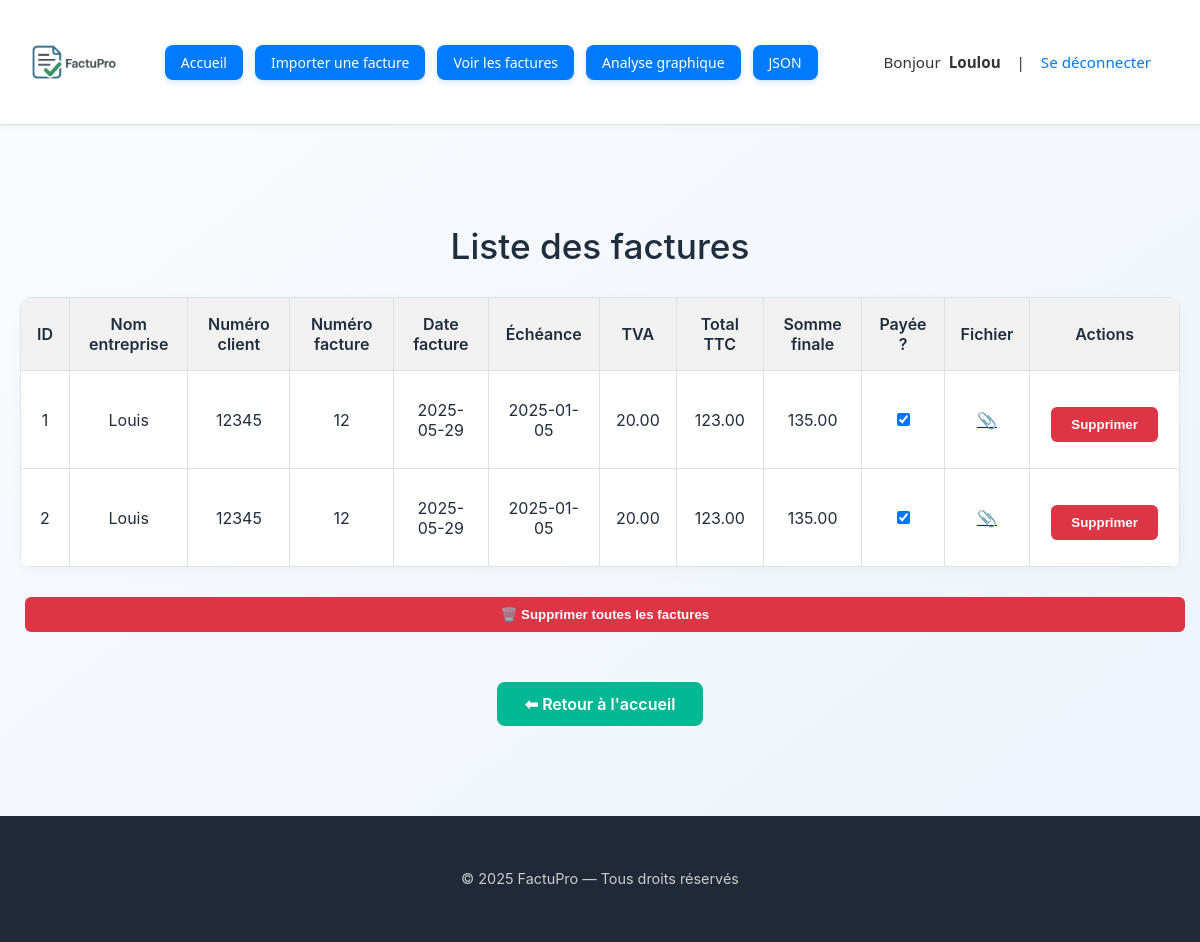
The page /factures (signed in) on the database as committed earlier.
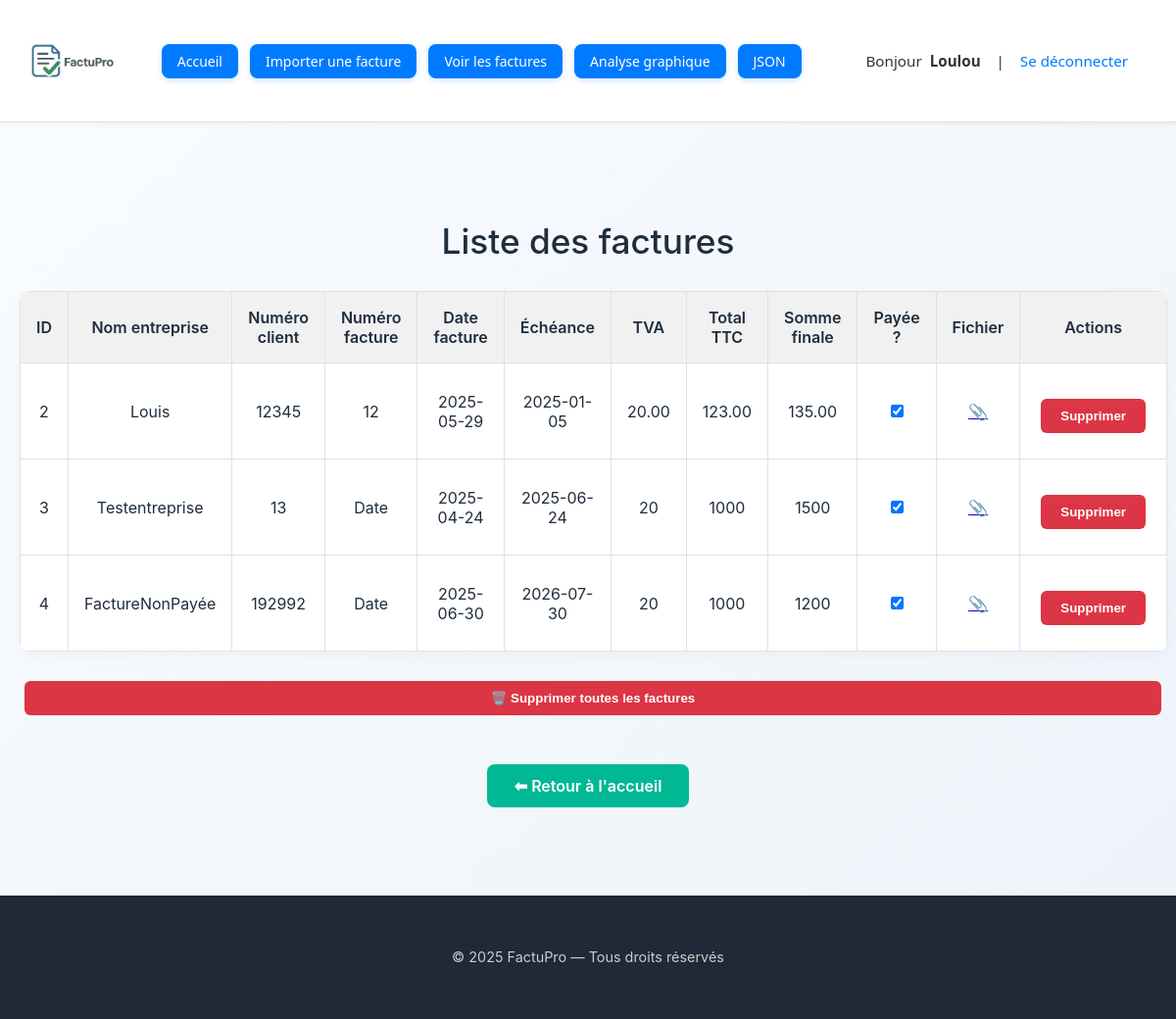
The same page on the database as committed later.
### tables this page shows
CREATE TABLE factures (
            id INTEGER PRIMARY KEY AUTOINCREMENT,
            fournisseur TEXT,
            date_facture TEXT,
            numero_facture TEXT,
            montant_total TEXT,
            TVA TEXT,
            utilisateur_id INTEGER,
            nom_fichier TEXT,
            facture_payee INTEGER DEFAULT 0,
            numero_client TEXT,
            echeance TEXT,
            somme_finale TEXT, payee INTEGER,
            FOREIGN KEY (utilisateur_id) REFERENCES utilisateurs(id)
        );

### app.py (the view)
@app.route('/factures')
def afficher_factures():
    conn = sqlite3.connect('factures.db')
    c = conn.cursor()
    c.execute('SELECT * FROM factures WHERE utilisateur_id = ?', (session['utilisateur_id'],))
    factures = c.fetchall()
    conn.close()
    return render_template('factures.html', factures=factures)

### app.py (called while the page is built)
@app.before_request
def verifier_connexion():
    if request.endpoint in ['upload', 'afficher_factures', 'analyse'] and 'utilisateur_id' not in session:
        return redirect(url_for('login'))

@app.context_processor
def injecter_pseudo():
    return {"pseudo": session.get("pseudo")}

### templates/factures.html (shortened to what this page needs)
<!DOCTYPE html>
<html lang="fr">
<head>
    <link rel="stylesheet" href="/static/style.css">
</head>
<body>
    {% include 'header.html' %}
    <div class="container">
        <h1>Liste des factures</h1>
        <table>
            <tr>
                <th>ID</th>
                <th>Nom entreprise</th>
                <th>Numéro client</th>
                <th>Numéro facture</th>
                <th>Date facture</th>
                <th>Échéance</th>
                <th>TVA</th>
                <th>Total TTC</th>
                <th>Somme finale</th>
                <th>Payée ?</th>
                <th>Fichier</th>
                <th>Actions</th>
            </tr>
            {% for f in factures %}
            <tr>
                <td>{{ f[0] }}</td>
                <td>{{ f[1] }}</td>
                <td>{{ f[9] }}</td>
                <td>{{ f[3] }}</td>
                <td>{{ f[2] }}</td>
                <td>{{ f[10] }}</td>
                <td>{{ f[5] }}</td>
                <td>{{ f[4] }}</td>
                <td>{{ f[11] }}</td>
                <td>
                    <form action="{{ url_for('toggle_payee', facture_id=f[0]) }}" method="post">
                        <input type="checkbox" name="payee" {% if f[7] %}checked{% endif %} onchange="this.form.submit()">
                    </form>
                  </td>
                <td>
                    {% if f[6] %}
                        <a href="{{ url_for('telecharger_fichier', filename=f[6]) }}" target="_blank" title="Télécharger">
                            📎
                        </a>
                    {% else %}
                        -
                    {% endif %}
                </td>
                <td>
                    <form method="POST" action="/supprimer/{{ f[0] }}" onsubmit="return confirm('Confirmer la suppression ?');">
                        <button type="submit" class="danger">Supprimer</button>
                    </form>
                </td>
            </tr>
            {% endfor %}
        </table>
        <form method="POST" action="/supprimer_tout" onsubmit="return confirm('Supprimer toutes les factures ?');">
            <button type="submit" class="danger full">🗑️ Supprimer toutes les factures</button>
        </form>
        <div style="text-align:center">
            <a class="button" href="/">⬅ Retour à l'accueil</a>
        </div>
    </div>
    <footer class="footer">
        <p>&copy; 2025 FactuPro — Tous droits réservés</p>
    </footer>
</body>
</html>

### templates/header.html
<header class="header">
    <div class="logo">
        <img src="/static/logo.png" alt="Logo" style="height: 100px;">
    </div>
    <nav class="nav-links">
        <a href="/">Accueil</a>
        <a href="/upload">Importer une facture</a>
        <a href="/factures">Voir les factures</a>
        <a href="/analyse">Analyse graphique</a>
        <a href="/factures/json/page">JSON</a>
    </nav>
    <div class="user-info" style="text-align: right; padding: 15px 25px; font-size: 0.95em;">
        Bonjour <strong>{{ pseudo }}</strong> &nbsp; | &nbsp;
        <a href="/logout" style="color: #007bff; text-decoration: none;">Se déconnecter</a>
    </div>
</header>

### static/style.css (style rules this page uses)
body { font-family: 'Segoe UI', sans-serif; background-color: #007bff; color: #000000; margin: 0; padding: 0; }
h1 { text-align: center; margin-top: 40px; font-weight: 500; }
.container { max-width: 900px; margin: 0 auto; padding: 20px; }
a.button, button { display: inline-block; padding: 10px 20px; background-color: #007BFF; color: white; text-decoration: none; border-radius: 6px; border: none; margin: 10px 5px; cursor: pointer; }
form { text-align: center; margin-bottom: 20px; }
table { width: 100%; border-collapse: collapse; margin-top: 20px; background-color: white; border-radius: 8px; overflow: hidden; }
th, td { padding: 12px; border: 1px solid #dee2e6; text-align: center; }
th { background-color: #f1f1f1; font-weight: 500; }
button, a.button { transition: background-color 0.2s ease; }
.header { background-color: #ffffff; border-bottom: 1px solid #e0e0e0; padding: 20px 40px; display: flex; align-items: center; justify-content: space-between; box-shadow: 0 2px 6px rgba(0, 0, 0, 0.05); }
.logo img { height: 60px; }
.user-info { text-align: right; padding: 15px 25px; font-size: 0.95em; }
.logo img { height: 50px; }
.container { max-width: 1200px; margin: 0 auto; padding: 40px 20px; }
h1 { text-align: center; font-size: 2.2em; margin-bottom: 30px; }
a.button { display: inline-block; margin: 40px auto 0; padding: 12px 28px; background-color: #00b894; color: white; text-decoration: none; border-radius: 8px; font-weight: 600; text-align: center; }
.footer { background-color: #1f2937; color: #ccc; padding: 40px 20px; text-align: center; font-size: 0.9em; margin-top: 60px; }
table { width: 100%; border-collapse: collapse; background-color: #fff; border-radius: 10px; box-shadow: 0 4px 12px rgba(0, 0, 0, 0.03); overflow: hidden; }
th, td { padding: 16px; border: 1px solid #dee2e6; text-align: center; }
th { background-color: #f1f1f1; font-weight: 600; }
form { display: inline; }
.button, .danger { display: inline-block; padding: 10px 20px; margin-top: 20px; background-color: #007BFF; color: white; text-decoration: none; border: none; border-radius: 6px; font-weight: 600; cursor: pointer; }
.danger { background-color: #dc3545; }
.full { display: block; width: 100%; margin-top: 30px; }
body { font-family: 'Inter', sans-serif; background: linear-gradient(to bottom right, #f9fcff, #edf3f9); margin: 0; padding: 0; color: #1f2d3d; }
.header { background-color: #fff; border-bottom: 1px solid #dee2e6; padding: 20px 40px; display: flex; align-items: center; justify-content: space-between; }
.header .logo { display: flex; align-items: center; }
.container { max-width: 1240px; margin: 0 auto; padding: 60px 20px 30px; }
.header { display: flex; align-items: center; justify-content: space-between; padding: 12px 24px; background-color: #ffffff; border-bottom: 1px solid #e0e0e0; box-shadow: 0 2px 4px rgba(0, 0, 0, 0.04); font-family: 'Segoe UI', sans-serif; }
.logo img { height: 36px; }
.nav-links { display: flex; gap: 12px; }
.nav-links a { background-color: #007BFF; color: white; padding: 8px 16px; border-radius: 8px; text-decoration: none; font-weight: 500; font-size: 14px; transition: background-color 0.3s ease; box-shadow: 0 2px 6px rgba(0, 123, 255, 0.2); }
.user-info { font-size: 14px; color: #333; display: flex; align-items: center; gap: 8px; }
.user-info a { color: #007BFF; text-decoration: none; font-weight: 500; }

Rows that differ between the two databases and show on the page:
removed factures: id "1", fournisseur "Louis", numero_client "12345", numero_facture "12", date_facture "2025-05-29", echeance "2025-01-05", TVA "20.00", montant_total "123.00", somme_finale "135.00", nom_fichier "☑"
added factures: id "3", fournisseur "Testentreprise", numero_client "13", numero_facture "Date", date_facture "2025-04-24", echeance "2025-06-24", TVA "20", montant_total "1000", somme_finale "1500", nom_fichier "☑"
added factures: id "4", fournisseur "FactureNonPayée", numero_client "192992", numero_facture "Date", date_facture "2025-06-30", echeance "2026-07-30", TVA "20", montant_total "1000", somme_finale "1200", nom_fichier "☑"
